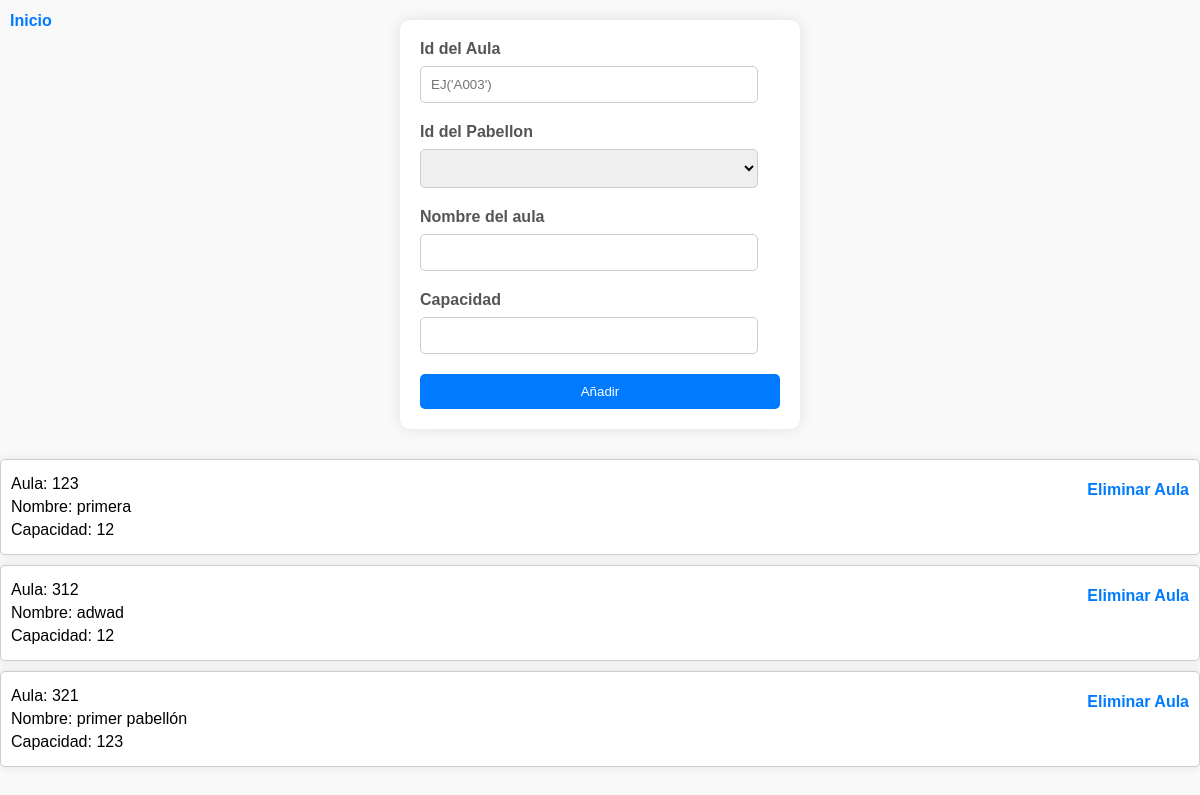
The page /views/createNewAula.php (signed in) on the database as committed earlier.
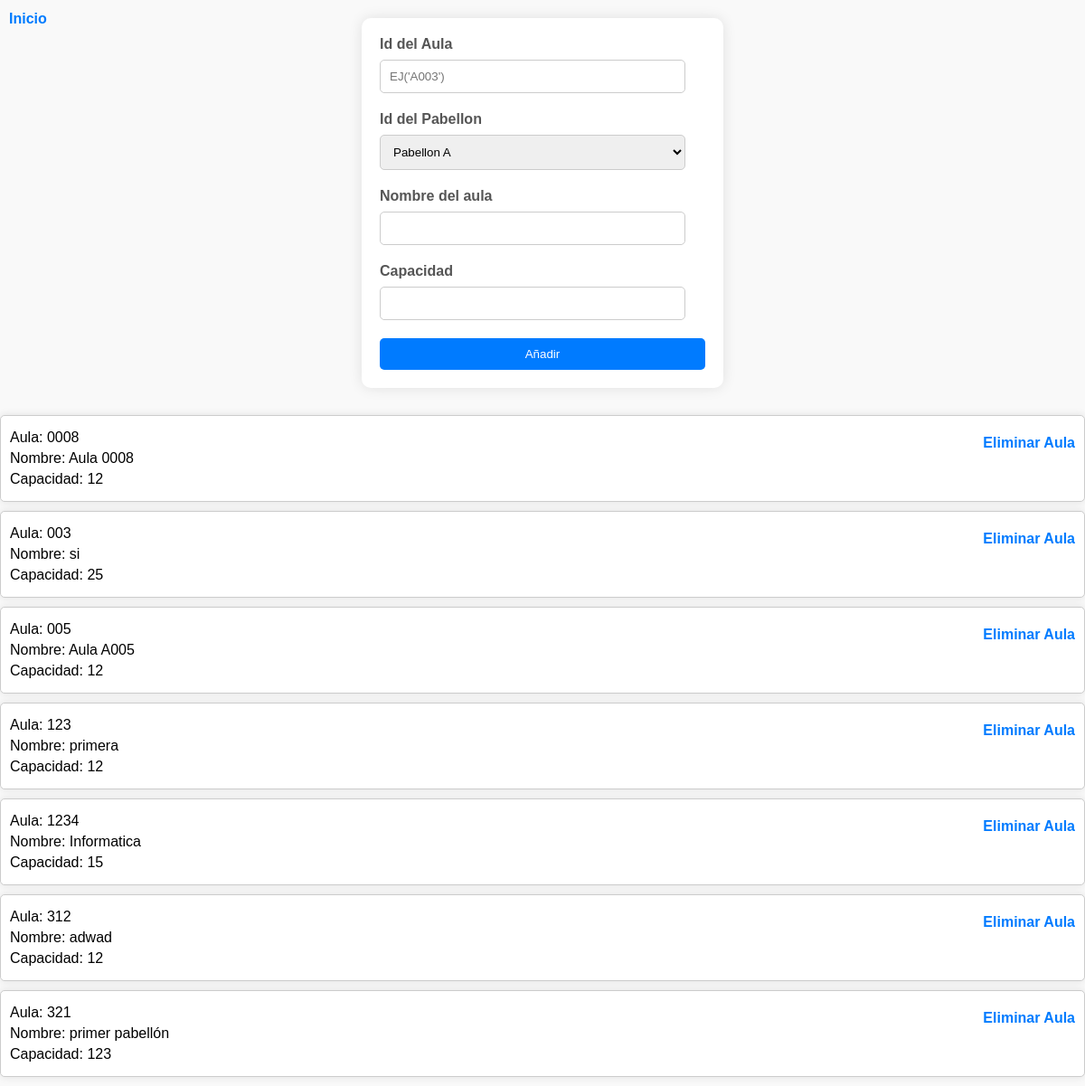
The same page on the database as committed later.
### tables this page shows
CREATE TABLE `aula` (
  `idAula` varchar(200) NOT NULL,
  `idPabellon` varchar(200) NOT NULL,
  `nombre` varchar(200) NOT NULL,
  `capacidadAula` int(11) NOT NULL
);

### BD/bd.inc.php (called while the page is built)
<?php
function conectar()
{
    try {
        $host = "localhost";
        $basedatos = "seleccion-clases";
        $usuario = "root";
        $password = "";
        return new PDO("mysql:host=$host;dbname=$basedatos", $usuario, $password);
    } catch (PDOException $e) {
        echo $e->getMessage();
    }
}

### BD/pabellon.inc.php (called while the page is built, shortened)
<?php
include_once 'bd.inc.php';
function getPabellones (){
    $sql = conectar()->prepare("SELECT * FROM `pabellon` ");
    try {
        $sql->execute();
        return $sql->fetchAll();
    }catch(PDOException $e){
        $e->getMessage();
    }
}

### BD/aula.inc.php (called while the page is built, shortened)
<?php
include_once 'bd.inc.php';
function getAllAulas()
{
    $sql = conectar()->prepare("Select * from aula");
    try {
        $sql->execute();
        return $sql->fetchAll();
    } catch (PDOException $e) {
        throw new Exception('Error al acceder a la base de datos');
    }
}

### views/createNewAula.php (the view, shortened to what this page needs)
<?php
include '../BD/pabellon.inc.php';
include '../BD/aula.inc.php';
$pabellones = getPabellones();
?>
<!DOCTYPE html>
<html lang="es">
<head>
    <link rel="stylesheet" href="../stylesheets/createNewAula.css">
</head>
<body>
<a href="./inicio.php" >Inicio</a>
    <form action="../lib/createNewAula2.php" method="get" onsubmit="validateForm(event)">
        <label for="idAula">Id del Aula</label>
        <input type="text" name="idAula" id="idAula" required placeholder="EJ('A003')">
        <br>
        <label for="idPabellon">Id del Pabellon</label>
        <select name="idPabellon" id="idPabellon">
            <?php foreach ($pabellones as $key => $pabellon) { ?>
                <option value="<?= $pabellon['idPabellon'] ?>"><?= $pabellon['nombre'] ?></option>
            <?php } ?>
        </select>
        <br>
        <label for="nombre">Nombre del aula</label>
        <input type="text" name="nombre" id="nombre" required>
        <br>
        <label for="capacidad">Capacidad</label>
        <input type="number" name="capacidad" id="capacidad" required>
        <br>
        <input type="submit" value="Añadir">
    </form>
    <?php if ($_SESSION['userCheked']['admin'] == true) { ?>
        <div class="cards-container">
            <?php foreach (getAllAulas() as $key => $aula) { ?>
                <div class="card">
                    <div>
                        <p>Aula: <?= $aula['idAula'] ?></p>
                        <p>Nombre: <?= $aula['nombre'] ?></p>
                        <p>Capacidad: <?= $aula['capacidadAula'] ?></p>
                    </div>
                    <a href="../lib/deleteAula.php?idAula=<?= $aula['idAula'] ?>">Eliminar Aula</a>
                </div>
            <?php } ?>
        </div>
    <?php } ?>
</body>
</html>

Rows that differ between the two databases and show on the page:
added aula: idAula "0008", nombre "Aula 0008", capacidadAula "12"
added aula: idAula "003", nombre "si", capacidadAula "25"
added aula: idAula "005", nombre "Aula A005", capacidadAula "12"
added aula: idAula "1234", nombre "Informatica", capacidadAula "15"
Other text that changed with them:
form field idPabellon: (not shown) → "Pabellon A"
